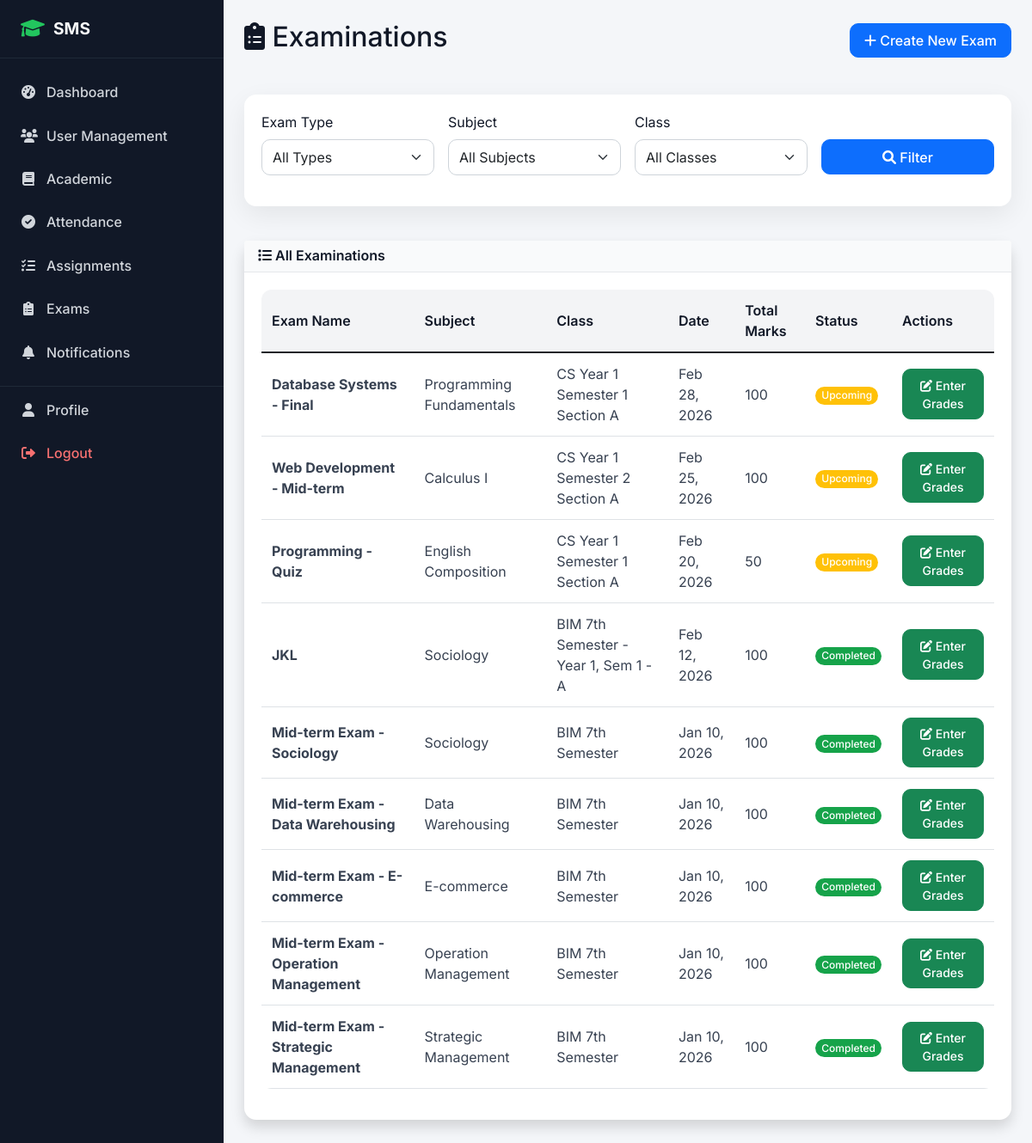
The app's page /examination/exams/ (signed in), older data.
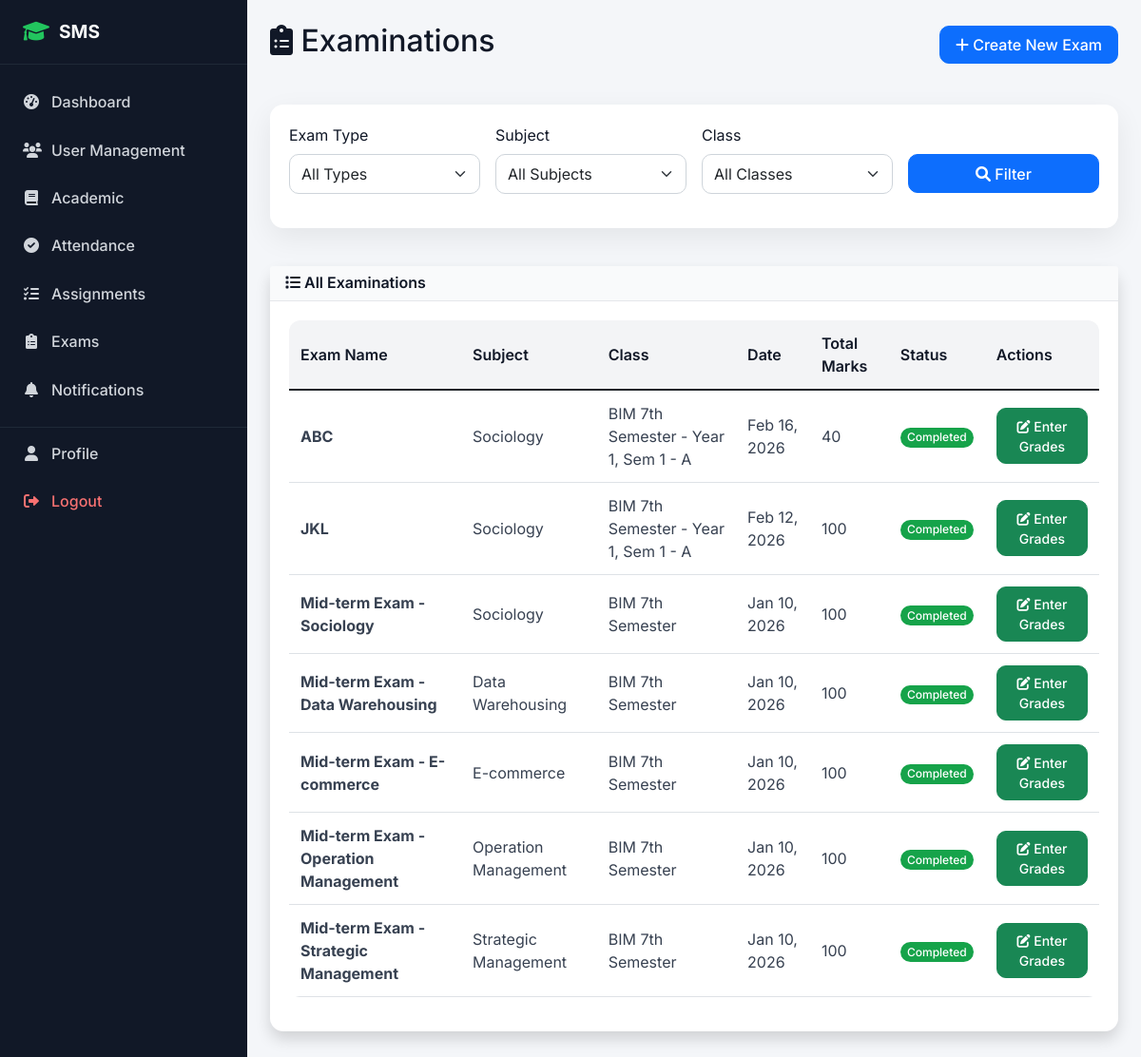
The same page, newer data.
### examination/models.py (models this page shows, shortened)
class Examination(models.Model):
    name = models.CharField(max_length=100)
    exam_type = models.ForeignKey(ExamType, on_delete=models.CASCADE)
    subject = models.ForeignKey(Subject, on_delete=models.CASCADE)
    class_for = models.ForeignKey(Class, on_delete=models.CASCADE)
    exam_date = models.DateField()
    start_time = models.TimeField()
    end_time = models.TimeField()
    total_marks = models.PositiveIntegerField()
    passing_marks = models.PositiveIntegerField()
    instructions = models.TextField(blank=True)
    created_by = models.ForeignKey(TeacherProfile, on_delete=models.CASCADE)
    created_at = models.DateTimeField(auto_now_add=True)

### academic/models.py (models this page shows, shortened)
class Subject(models.Model):
    name = models.CharField(max_length=100)
    code = models.CharField(max_length=20, unique=True)
    course = models.ForeignKey(Course, on_delete=models.CASCADE)
    semester = models.PositiveIntegerField()
    year = models.PositiveIntegerField()  # 1st year, 2nd year, etc.
    credits = models.PositiveIntegerField(default=3)
    description = models.TextField(blank=True)
    class Meta:
        unique_together = ['code', 'course']

class Class(models.Model):
    name = models.CharField(max_length=50)
    course = models.ForeignKey(Course, on_delete=models.CASCADE)
    year = models.PositiveIntegerField()  # 1st year, 2nd year, etc.
    semester = models.PositiveIntegerField()
    section = models.CharField(max_length=10)
    academic_year = models.ForeignKey(AcademicYear, on_delete=models.CASCADE)
    class_teacher = models.ForeignKey(TeacherProfile, on_delete=models.SET_NULL, null=True, blank=True, related_name='class_teacher_for')
    class Meta:
        unique_together = ['course', 'year', 'semester', 'section', 'academic_year']

### examination/views.py (the view)
# urls.py: path('exams/', views.exam_list, name='exam_list'),
@login_required
def exam_list(request):
    if request.user.user_type == 'student':
        try:
            enrollment = request.user.student_profile.get_current_enrollment()
            if enrollment:
                exams = Examination.objects.filter(
                    class_for=enrollment.class_enrolled
                ).select_related('subject', 'exam_type', 'created_by__user')
            else:
                exams = Examination.objects.none()
        except (StudentProfile.DoesNotExist, AttributeError):
            exams = Examination.objects.none()
    elif request.user.user_type == 'teacher':
        exams = Examination.objects.filter(
            created_by=request.user.teacher_profile
        ).select_related('subject', 'exam_type', 'class_for')
    else:  # admin
        exams = Examination.objects.all().select_related('subject', 'exam_type', 'created_by__user', 'class_for')
    context = {
        'exams': exams.order_by('-exam_date'),
        'can_create': request.user.user_type in ['admin', 'teacher'],
        'today': timezone.now().date()
    }
    return render(request, 'examination/exam_list.html', context)

### templates/examination/exam_list.html (shortened to what the changed rows need)
{% extends 'base.html' %}
{% block content %}
<div class="row">
    <div class="col-12">
        <div class="d-flex justify-content-between align-items-center mb-4">
            <h2><i class="fas fa-clipboard-list"></i> Examinations</h2>
        </div>
    </div>
</div>
<div class="row">
    <div class="col-12">
        <div class="card shadow">
            <div class="card-body">
                {% if exams %}
                <div class="table-responsive">
                    <table class="table table-hover">
                        <thead>
                            <tr>
                                <th>Exam Name</th>
                                <th>Subject</th>
                                <th>Class</th>
                                <th>Date</th>
                                <th>Total Marks</th>
                                <th>Status</th>
                                {% if user.user_type == 'admin' or user.user_type == 'teacher' %}
                                <th>Actions</th>
                                {% endif %}
                            </tr>
                        </thead>
                        <tbody>
                            {% for exam in exams %}
                            <tr>
                                <td><strong>{{ exam.name }}</strong></td>
                                <td>{{ exam.subject.name }}</td>
                                <td>{{ exam.class_for.name }}</td>
                                <td>{{ exam.exam_date|date:"M d, Y" }}</td>
                                <td>{{ exam.total_marks }}</td>
                                <td>
                                    {% if exam.exam_date > today %}
                                    <span class="badge bg-warning">Upcoming</span>
                                    {% else %}
                                    <span class="badge bg-success">Completed</span>
                                    {% endif %}
                                </td>
                                {% if user.user_type == 'admin' or user.user_type == 'teacher' %}
                                <td>
                                    <a href="{% url 'examination:enter_results' exam.id %}" class="btn btn-sm btn-success" title="Enter/Edit Results">
                                        <i class="fas fa-edit"></i> Enter Grades
                                    </a>
                                </td>
                                {% endif %}
                            </tr>
                            {% endfor %}
                        </tbody>
                    </table>
                </div>
                {% endif %}
            </div>
        </div>
    </div>
</div>
{% endblock %}

Row changes from the older to the newer data that the page shows:
removed Examination: name "Database Systems - Final", subject.name "Programming Fundamentals", class_for.name "CS Year 1 Semester 1 Section A", exam_date "Feb 28, 2026", total_marks "100", shows "Upcoming"
removed Examination: name "Web Development - Mid-term", subject.name "Calculus I", class_for.name "CS Year 1 Semester 2 Section A", exam_date "Feb 25, 2026", total_marks "100", shows "Upcoming"
removed Examination: name "Programming - Quiz", subject.name "English Composition", class_for.name "CS Year 1 Semester 1 Section A", exam_date "Feb 20, 2026", total_marks "50", shows "Upcoming"
added Examination: name "ABC", subject.name "Sociology", class_for.name "BIM 7th Semester - Year 1, Sem 1 - A", exam_date "Feb 16, 2026", total_marks "40", shows "Completed"
